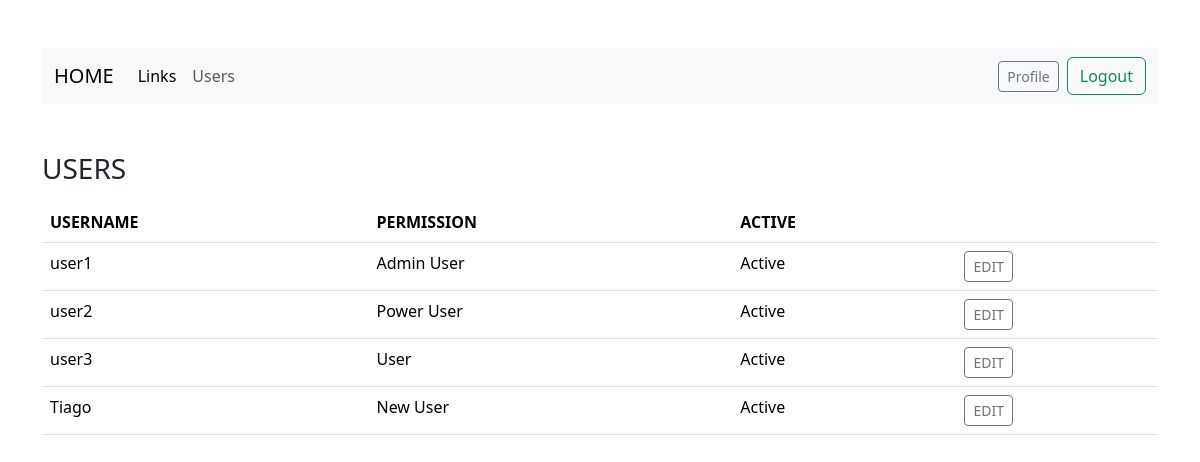
The page /users (signed in) on the database as committed earlier.
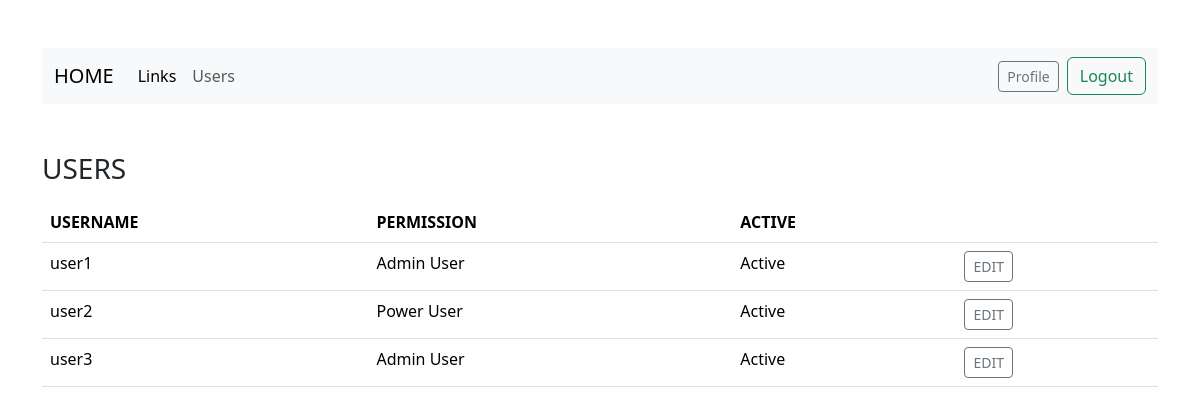
The same page on the database as committed later.
### tables this page shows
CREATE TABLE users (id INTEGER PRIMARY KEY AUTOINCREMENT NOT NULL, username TEXT NOT NULL, hash TEXT NOT NULL, permission INTEGER DEFAULT 4 NOT NULL, active BLOB DEFAULT 0 NOT NULL);

### app.py (the view)
@app.route("/users")
def users():
    userID = session["user_id"]
    users = db.execute("SELECT * FROM users WHERE id > 1")
    return render_template("users.html", users = users, role = role, status = status)

### templates/users.html (shortened to what this page needs)
{% extends "layout.html" %}
{% block body %}
<div class="mb-3"><h3>USERS</h3></div>
    <table class="table">
        <thead>
            <tr>
                <th>USERNAME</th>
                <th>PERMISSION</th>
                <th>ACTIVE</th>
                <th></th>
            </tr>
        </thead>
        <tbody>
            {% for user in users %}
            <tr>
                <td> {{ user["username"] }}</td>
                <td> {{ role[user["permission"]] }}</td>
                <td> {{ status[user["active"]] }}</td>
                <td>
                  <form action="/edituser" method="post">
                    <button type="submit" class="btn btn-sm btn-outline-secondary" >EDIT</button>
                  </form>
                </td>
            </tr>
            {% endfor %}
        </tbody>
    </table>
{% endblock %}

### templates/layout.html (shortened to what this page needs)
<!DOCTYPE HTML>
<html lang="en">
    <head>
        <link rel="stylesheet" href=".\static\styles.css">
        <link href="https://cdn.jsdelivr.net/npm/bootstrap@5.3.3/dist/css/bootstrap.min.css" rel="stylesheet">
    </head>
    <body class="">
      <div class="container py-5">
        <nav class="navbar navbar-expand-lg bg-body-tertiary">
      <div class="container-fluid" id="navbar">
        <a class="navbar-brand mb-0 h1" href="/">HOME</a>
        <div class="collapse navbar-collapse" id="navbarSupportedContent">
          {% if session.get("user_id") %}
          <ul class="navbar-nav me-auto mb-2 mb-lg-0">
            <li class="nav-item">
              <a class="nav-link active" href="/links">Links</a>
            {% if session.get("permission") > 2 %}
            </li>
            <li class="nav-item">
              <a class="nav-link disabled" href="/history">History</a>
            </li>
            {% else %}
            </li>
            {% endif %}
            {% if session.get("permission") > 1 %}
            <li class="nav-item">
              <a class="nav-link disabled" aria-disabled="true">Users</a>
            </li>
            {% else %}
            <li class="nav-item">
              <a class="nav-link" href="/users">Users</a>
            </li>
            {% endif %}
          </ul>
          <form class="d-flex" action="/profile">
            <button class="btn btn-sm btn-outline-secondary me-2" type="submit">Profile</button>
          </form>
          <form class="d-flex" action="/logout">
            <button class="btn btn-outline-success" type="submit">Logout</button>
          </form>
          {% endif %}
        </div>
      </div>
    </nav>
    <br><br>
        {% block body %}{% endblock %}
      </div>
    </body>
</html>

### static/styles.css (style rules this page uses)
body { background-color: blue; }

Rows that differ between the two databases and show on the page:
removed users: username "Tiago", permission "New User", active "Active"
changed users "user3": permission "User" → "Admin User"
